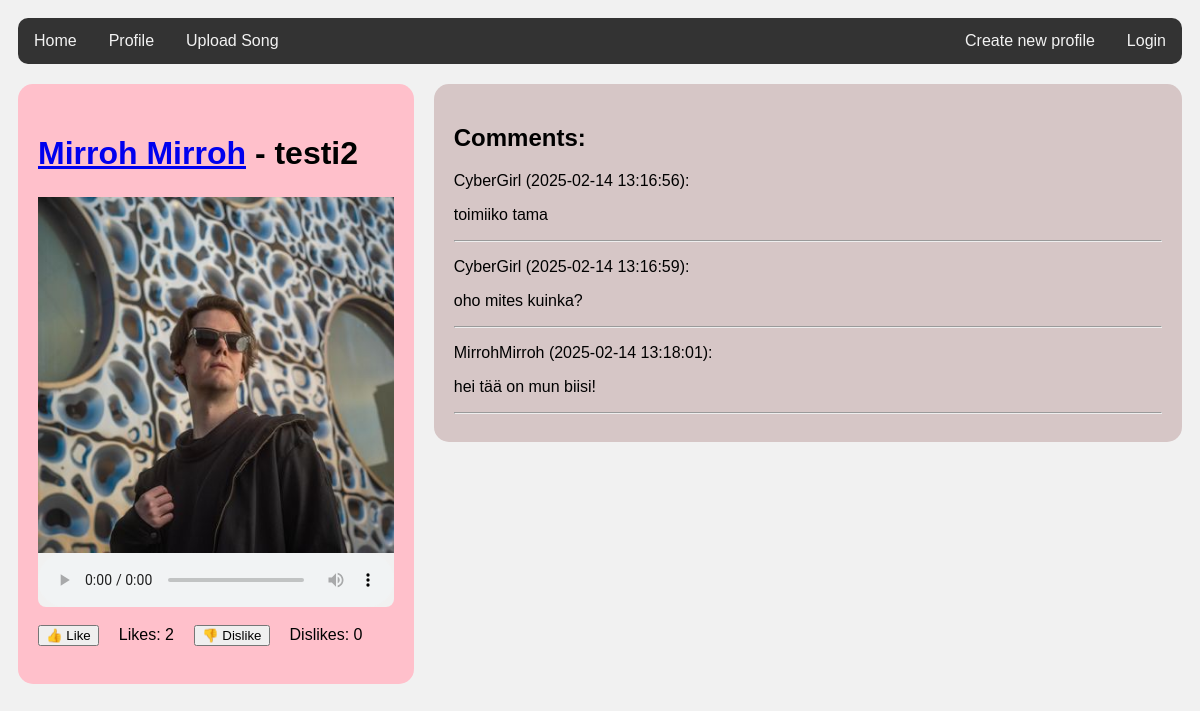
/song/2, run on an earlier commit of the app's database.
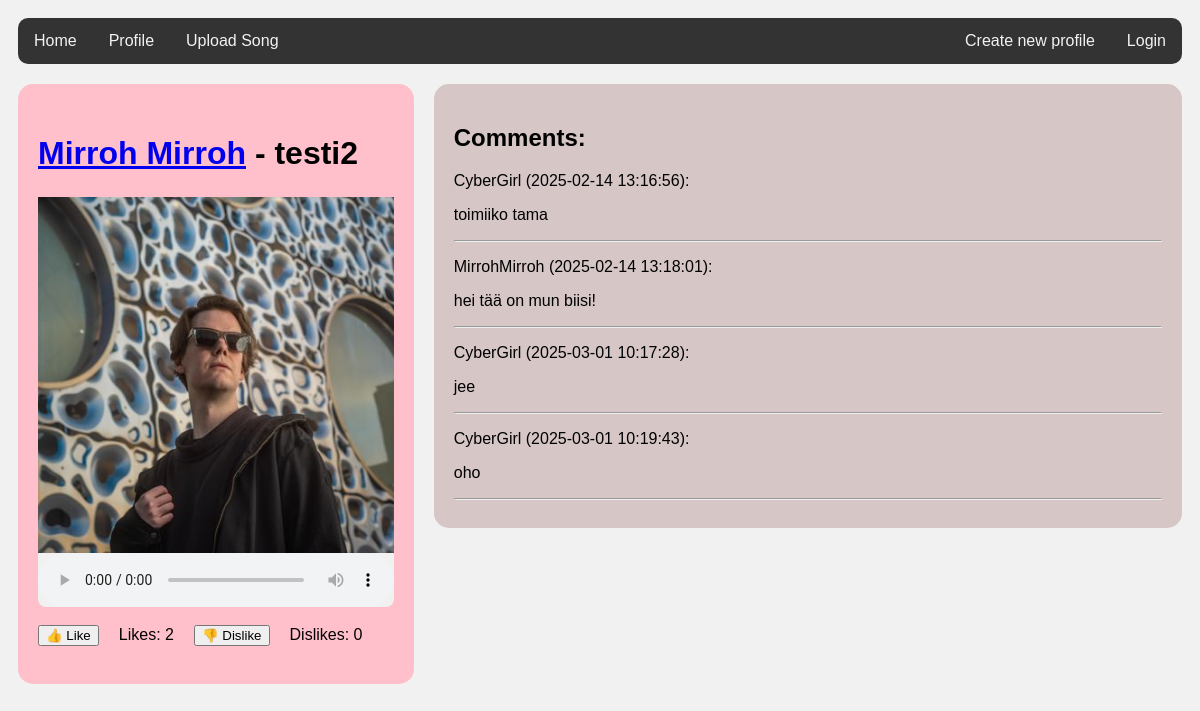
And on a later commit of the database.
### tables this page shows
CREATE TABLE songs (
    id INTEGER PRIMARY KEY,
    user_id INTEGER NOT NULL,
    title TEXT NOT NULL,
    artist TEXT NOT NULL CHECK (LENGTH(artist) > 0),
    audio_file_path TEXT NOT NULL,
    image_file_path TEXT NOT NULL,
    upload_date DATETIME DEFAULT CURRENT_TIMESTAMP,
    genre TEXT CHECK (LENGTH(genre) > 0),
    duration INTEGER CHECK (duration > 0),
    FOREIGN KEY (user_id) REFERENCES users(id) ON DELETE CASCADE
);

CREATE TABLE messages (
    id INTEGER PRIMARY KEY,
    content TEXT,
    sent_at TEXT,
    user_id INTEGER REFERENCES users,
    thread_id INTEGER REFERENCES threads
);

CREATE TABLE users (
    id INTEGER PRIMARY KEY,
    username TEXT UNIQUE,
    password_hash TEXT,
    image BLOB
, bio TEXT);

### app.py (the view)
@app.route("/song/<int:id>")
def show_song(id):
    song = users.get_song(id)
    thread = forum.get_thread(id)
    messages = forum.get_messages(id)
    like_counter = get_likes(id)
    dislike_counter = get_dislikes(id)
    return render_template("show_song.html", song=song, thread=thread, messages=messages, like_counter=like_counter, dislike_counter=dislike_counter)

### db.py (called while the page is built)
def get_connection():
    con = sqlite3.connect("database.db")
    con.execute("PRAGMA foreign_keys = ON")
    con.row_factory = sqlite3.Row
    return con

def query(sql, params=[]):
    con = get_connection()
    result = con.execute(sql, params).fetchall()
    con.close()
    return result

### forum.py (called while the page is built)
def get_thread(id):
    sql = """SELECT t.id
             FROM threads t
             WHERE t.id = ?"""
    result = db.query(sql, [id])
    return result[0]

def get_messages(id):
    sql = """SELECT m.id, m.content, m.sent_at, m.user_id, u.username
             FROM messages m, users u
             WHERE m.user_id = u.id AND m.thread_id = ?
             ORDER BY m.id"""
    return db.query(sql, [id])

### repositories/songs_repository.py (called while the page is built)
def get_likes(id):
    sql = "SELECT COUNT(*) FROM likes WHERE song_id = ? AND is_like = 1"
    result = db.query(sql, [id])  # Assuming db.query() returns fetched data
    return result[0][0] if result else 0  # Extract the count from the result

def get_dislikes(id):
    sql = "SELECT COUNT(*) FROM likes WHERE song_id = ? AND is_like = 0"
    result = db.query(sql, [id])  # Assuming db.query() returns fetched data
    return result[0][0] if result else 0  # Extract the count from the result

### users.py (called while the page is built)
def get_song(id):
    sql = """SELECT id, user_id, title, artist, audio_file_path, image_file_path, genre
             FROM songs
             WHERE id = ?"""
    result = db.query(sql, [id])
    return result[0] if result else None

### templates/show_song.html (shortened to what this page needs)
<!DOCTYPE html>
<html>
<head>
  <link rel="stylesheet" href="../static/styles.css">
</head>
<body>
  <div class="topnav">
    <a href="/">Home</a>
    <a href="/user/{{ session['user_id'] }}">Profile</a>
    <a href="/upload_song">Upload Song</a>
    {% if session.username %}
    <a href="/logout" style="float:right">Logout</a>
    {% else %}
    <a href="/login_page" style="float:right">Login</a>
    <a href="/register" style="float:right">Create new profile</a>
    {% endif %}
  </div>
  <div class="row">
    <div class="leftcolumn">
      <div class="card-songpage-left">
        <div class="song-info">
          <h1><a href="/user/{{ song.user_id }}">{{ song.artist }}</a> - {{ song.title }}</h1>
        </div>
        <br>
        <img src="{{ url_for('static', filename=song.image_file_path.split('static/')[-1]) }}" alt="Kansikuva" width="100%">
        <audio controls class="audio2">
          {% if song.audio_file_path.endswith('.mp3') %}
          <source src="{{ url_for('static', filename=song.audio_file_path.split('static/')[-1]) }}" type="audio/mpeg">
          {% elif song.audio_file_path.endswith('.wav') %}
          <source src="{{ url_for('static', filename=song.audio_file_path.split('static/')[-1]) }}" type="audio/wav">
          {% else %}
              <p>Tiedostotyyppi ei tuettu.</p>
          {% endif %}
        </audio>
        <br>
        <div class="likes">
          <form action="/like/{{ song.id }}" method="post">
            <button type="submit">👍 Like</button>
          </form>
          <p>Likes: {{ like_counter }}</p>
          <form action="/dislike/{{ song.id }}" method="post">
              <button type="submit">👎 Dislike</button>
          </form>
          <p>Dislikes: {{ dislike_counter }}</p>
        </div>
        <br>
      </div>
    </div>
    <div class="rightcolumn">
      <div class="card-songpage-right">
        <h2>Comments:</h2>
        {% for message in messages %}
        <p>
          {{ message.username }} ({{ message.sent_at }}):
        </p>
        <p>
          {{ message.content }}
        </p>
        <hr />
        {% endfor %}
      </div>
    </div>
  </div>
</body>
</html>

### static/styles.css (style rules this page uses)
* { box-sizing: border-box; }
body { font-family: Arial; padding: 10px; background: #f1f1f1; }
.topnav { overflow: hidden; background-color: #333; border-radius: 10px; }
.topnav a { float: left; display: block; color: #f2f2f2; text-align: center; padding: 14px 16px; text-decoration: none; }
.leftcolumn { float: left; width: 34%; }
.rightcolumn { float: left; width: 66%; background-color: #f1f1f1; padding-left: 20px; overflow: hidden; }
.card-songpage-left { background-color: pink; padding: 20px; margin-top: 20px; border-radius: 15px; display: flex; flex-direction: column; }
.card-songpage-right { background-color: rgb(214, 198, 198); padding: 20px; margin-top: 20px; border-radius: 15px; }
.audio2 { width: 100%; border-radius: 0px 0px 8px 8px; background-color: #f1f1f1; }
.song-info { display: flex; flex-wrap: nowrap; gap: 10px; margin-top: 10px; margin-bottom: -15px; }
.likes { display: flex; align-items: center; gap: 20px; }
.likes form { display: flex; align-items: center; }
.likes p { margin: 0; }
.row::after { content: ""; display: table; clear: both; }

What changed in the data, as far as the page shows it:
removed messages: username "CyberGirl", sent_at "2025-02-14 13:16:59", content "oho mites kuinka?"
added messages: username "CyberGirl", sent_at "2025-03-01 10:17:28", content "jee"
added messages: username "CyberGirl", sent_at "2025-03-01 10:19:43", content "oho"
